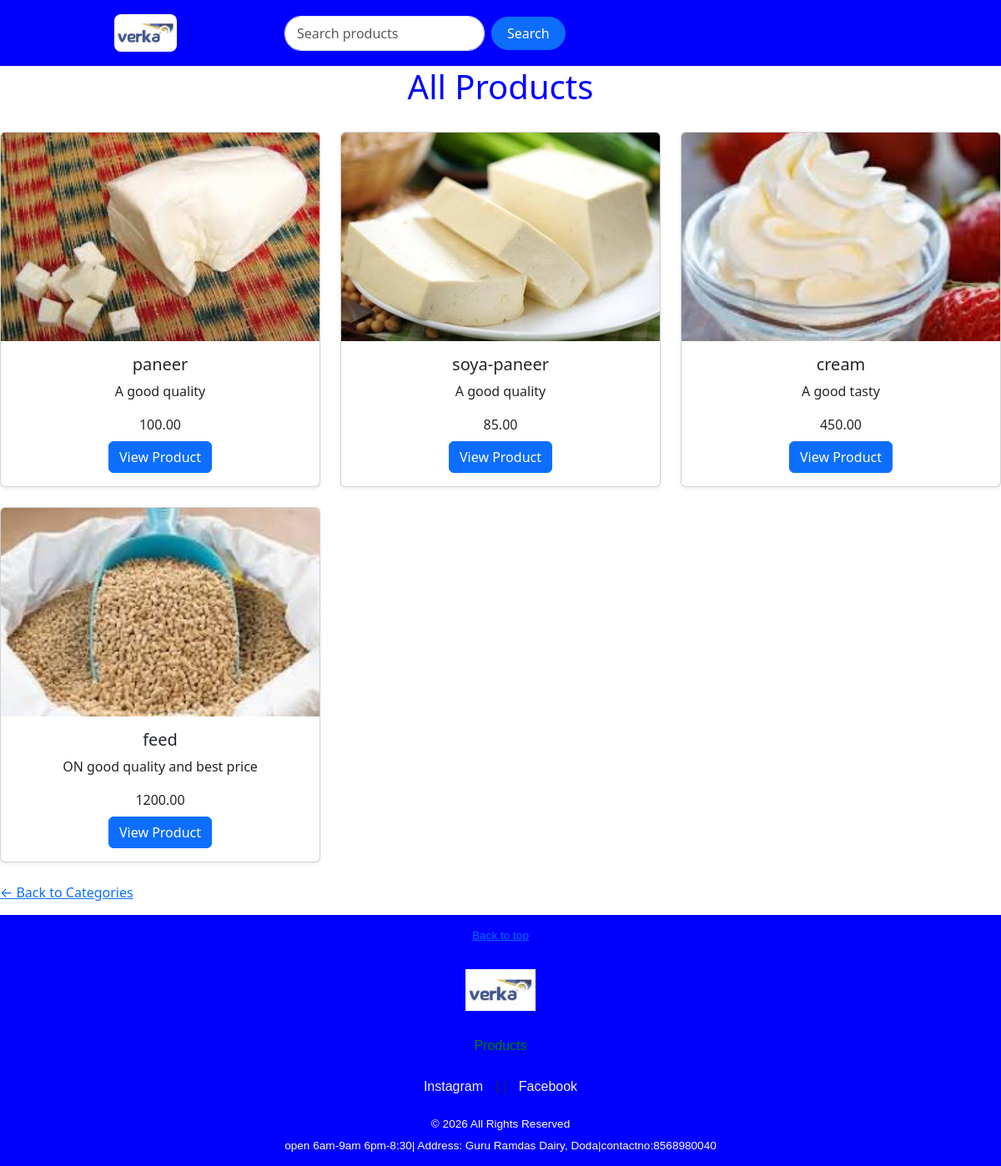
Screenshot of /products/category/3/ with the database file from the repository.
### menus/models.py (models this page shows, shortened)
class Product(models.Model):
    category=models.ForeignKey(Category,related_name='products',on_delete=models.CASCADE)
    name=models.CharField(max_length=250)
    slug=models.SlugField(max_length=250)
    description=models.TextField(max_length=150)
    price=models.DecimalField(max_digits=10,decimal_places=2)
    created=models.DateTimeField(auto_now_add=True)
    updated=models.DateTimeField(auto_now=True)
    available=models.BooleanField(default=True)
    image=models.ImageField(upload_to='photo',null=True,blank=True)

### menus/views.py (the view)
# urls.py: path('', views.product_list, name='product_list'),
def product_list(request, category_id=None):
    category = None
    query = request.GET.get('q')
    products = Product.objects.all()
    if category_id:
        category = get_object_or_404(Category, id=category_id)
        products = products.filter(category=category)
    if query:
        products = products.filter(
            Q(name__icontains=query) | Q(description__icontains=query)
        )
    return render(request, 'menus/lists.html', {
        'category': category,
        'products': products,
        'query': query,
    })

### menus/templates/menus/lists.html (shortened to what this page needs)
{% extends 'menus/base.html' %}
{% load static %}
{% block content %}
<h1>All Products</h1>
<div class="row">
    {% for product in products %}
    <div class="col-md-4 mb-4">
        <a href="{% url 'menus:product_detail' product.id product.slug %}" class="product-link">
            <div class="card h-100 shadow-sm text-center">
                {% if product.image %}
                    <img src="{{ product.image.url }}" alt="{{ product.name }}" class="card-img-top w-100" />
                {% else %}
                    <p class="text-center mt-2">The image is not available</p>
                {% endif %}
                <div class="card-body">
                    <h5 class="card-title">{{ product.name }}</h5>
                    <p>{{ product.description }}</p>
                    <div>{{ product.price }}</div>
                    <button class="btn btn-primary mt-2">View Product</button>
                </div>
            </div>
        </a>
    </div>
    {% endfor %}
</div>
<a href="{% url 'menus:category_list'  %}">
    ← Back to Categories
</a>
{% endblock %}

### menus/static/css/nav.css (style rules this page uses)
* { margin: 0; padding: 0; box-sizing: border-box; }

### menus/templates/menus/lists.html (style rules this page uses)
h1 { color: blue; text-align: center; margin-bottom: 30px; }
.product-link { text-decoration: none; color: inherit; }
.card-img-top { height: 250px; object-fit: cover; }

### rows the page displays
Product: image (picture), name "paneer", description "A good quality", price "100.00"
Product: image (picture), name "soya-paneer", description "A good quality", price "85.00"
Product: image (picture), name "cream", description "A good tasty", price "450.00"
Product: image (picture), name "feed", description "ON good quality and best price", price "1200.00"
